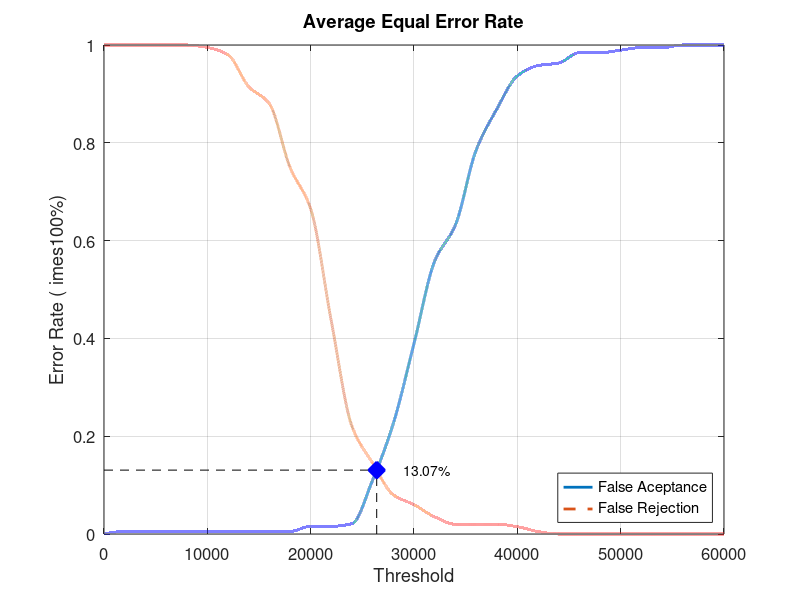
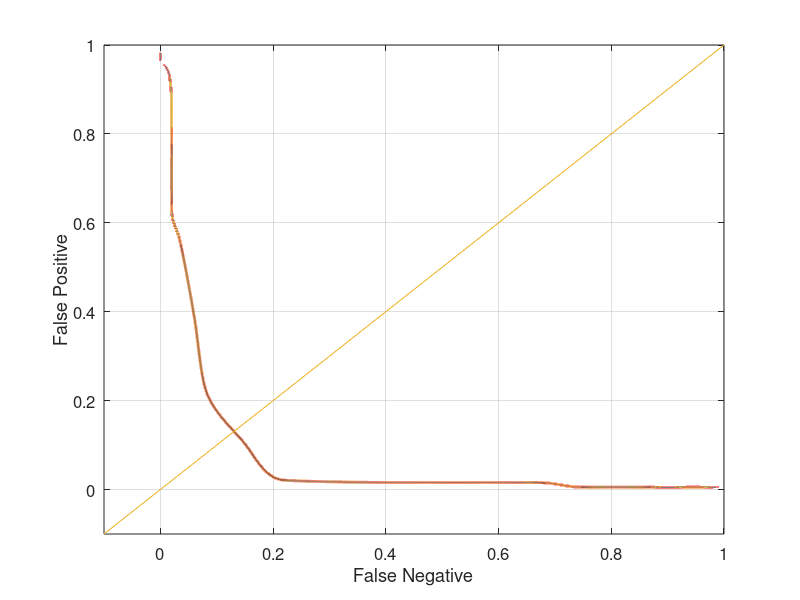

Source code (MATLAB) for these figures, in order:
close all;
clear;
clc;
x = 0:2000:60000;
xq = 0:0.5:60000;

y0 = [0 0.00526316 0.00526316 0.00526316 0.00526316 0.00526316 0.00526316 0.00526316 0.00526316 0.00526316 0.0157895 0.0157895 0.0210526 0.110526 0.226316 0.389474 0.557895 0.631579 0.784211 0.868421 0.936842 0.957895 0.963158 0.984211 0.984211 0.989474 0.994737 0.994737 1 1 1]
yy0 = interp1(x, y0, xq, 'pchip');
y1 = [1 1 1 1 1 0.995 0.98 0.915 0.88 0.75 0.665 0.435 0.22 0.145 0.08 0.06 0.035 0.02 0.02 0.02 0.015 0.005 0 0 0 0 0 0 0 0 0]
yy1 = interp1(x, y1, xq, 'pchip');

% Calculating EER: 
y2 = abs(y0 - y1);
find(y2 == min(y2))
yy2 = abs(yy0 - yy1);
xEER = find(yy2 == min(yy2));
xEERIndex = xq(xEER) % X-axis EER
yEER = yy0(xEER) % Y-axis EER

main = figure
plot(xq, yy0,'-','LineWidth', 2);	hold on
plot(xq, yy1,'--','LineWidth', 2);	hold on
plot([xEERIndex xEERIndex], [0 yEER], 'k--');	hold on
plot([0 xEERIndex], [yEER yEER], 'k--');	hold on
plot(xEERIndex, yEER, 'bx', 'LineWidth', 10);	hold on
text(xEERIndex + 10 * xEERIndex / 100, yEER, [num2str(round((10000 * yEER)) / 100) '%'])
legend('False Aceptance', 'False Rejection', 'Location', 'SouthEast')
xlabel('Threshold')
ylabel('Error Rate (	imes100%)')
title('Average Equal Error Rate')
set(gca, 'FontSize', 12)
axis([0 60000 0 1])
grid on

print(main, 'Database1_1Main', '-dpng');
FNRxFPR = figure('Color', [1 1 1]);
plot(yy1, yy0, '-', yy1, yy0, 'LineWidth', 2);
hold on
y = -0.1:0.1:1
plot(y, y); 
set(gca, 'FontSize', 12)
xlabel('False Negative')
ylabel('False Positive')
axis([-0.1 1 -0.1 1])
set(gca, 'FontSize', 12)
grid on

print(FNRxFPR, 'Database1_1FNRxFPR','-dpng');
